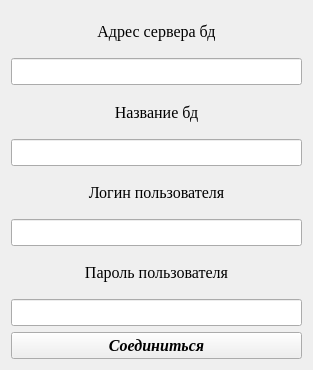
<?xml version="1.0" encoding="UTF-8"?>
<ui version="4.0">
 <class>Login</class>
 <widget class="QWidget" name="Login">
  <property name="geometry">
   <rect>
    <x>0</x>
    <y>0</y>
    <width>313</width>
    <height>370</height>
   </rect>
  </property>
  <property name="windowTitle">
   <string>Form</string>
  </property>
  <layout class="QGridLayout" name="gridLayout">
   <item row="0" column="0">
    <widget class="QLabel" name="label">
     <property name="font">
      <font>
       <family>Times New Roman</family>
       <pointsize>12</pointsize>
       <weight>50</weight>
       <bold>false</bold>
      </font>
     </property>
     <property name="text">
      <string>Адрес сервера бд</string>
     </property>
     <property name="alignment">
      <set>Qt::AlignCenter</set>
     </property>
    </widget>
   </item>
   <item row="2" column="0">
    <widget class="QLabel" name="label_2">
     <property name="font">
      <font>
       <family>Times New Roman</family>
       <pointsize>12</pointsize>
      </font>
     </property>
     <property name="text">
      <string>Название бд</string>
     </property>
     <property name="alignment">
      <set>Qt::AlignCenter</set>
     </property>
    </widget>
   </item>
   <item row="5" column="0">
    <widget class="QLineEdit" name="lineEdit_3">
     <property name="font">
      <font>
       <family>Times New Roman</family>
       <pointsize>12</pointsize>
       <weight>75</weight>
       <bold>true</bold>
      </font>
     </property>
    </widget>
   </item>
   <item row="4" column="0">
    <widget class="QLabel" name="label_3">
     <property name="font">
      <font>
       <family>Times New Roman</family>
       <pointsize>12</pointsize>
       <weight>50</weight>
       <bold>false</bold>
      </font>
     </property>
     <property name="text">
      <string>Логин пользователя</string>
     </property>
     <property name="alignment">
      <set>Qt::AlignCenter</set>
     </property>
    </widget>
   </item>
   <item row="8" column="0">
    <widget class="QPushButton" name="pushButton">
     <property name="font">
      <font>
       <family>Times New Roman</family>
       <pointsize>12</pointsize>
       <weight>75</weight>
       <italic>true</italic>
       <bold>true</bold>
      </font>
     </property>
     <property name="text">
      <string>Соединиться</string>
     </property>
    </widget>
   </item>
   <item row="1" column="0">
    <widget class="QLineEdit" name="lineEdit">
     <property name="font">
      <font>
       <family>Times New Roman</family>
       <pointsize>12</pointsize>
       <weight>75</weight>
       <bold>true</bold>
      </font>
     </property>
     <property name="alignment">
      <set>Qt::AlignCenter</set>
     </property>
    </widget>
   </item>
   <item row="3" column="0">
    <widget class="QLineEdit" name="lineEdit_2">
     <property name="font">
      <font>
       <family>Times New Roman</family>
       <pointsize>12</pointsize>
       <weight>75</weight>
       <bold>true</bold>
      </font>
     </property>
    </widget>
   </item>
   <item row="7" column="0">
    <widget class="QLineEdit" name="lineEdit_4">
     <property name="font">
      <font>
       <family>Times New Roman</family>
       <pointsize>12</pointsize>
       <weight>75</weight>
       <bold>true</bold>
      </font>
     </property>
    </widget>
   </item>
   <item row="6" column="0">
    <widget class="QLabel" name="label_4">
     <property name="font">
      <font>
       <family>Times New Roman</family>
       <pointsize>12</pointsize>
      </font>
     </property>
     <property name="text">
      <string>Пароль пользователя</string>
     </property>
     <property name="alignment">
      <set>Qt::AlignCenter</set>
     </property>
    </widget>
   </item>
  </layout>
 </widget>
 <resources/>
 <connections/>
</ui>
